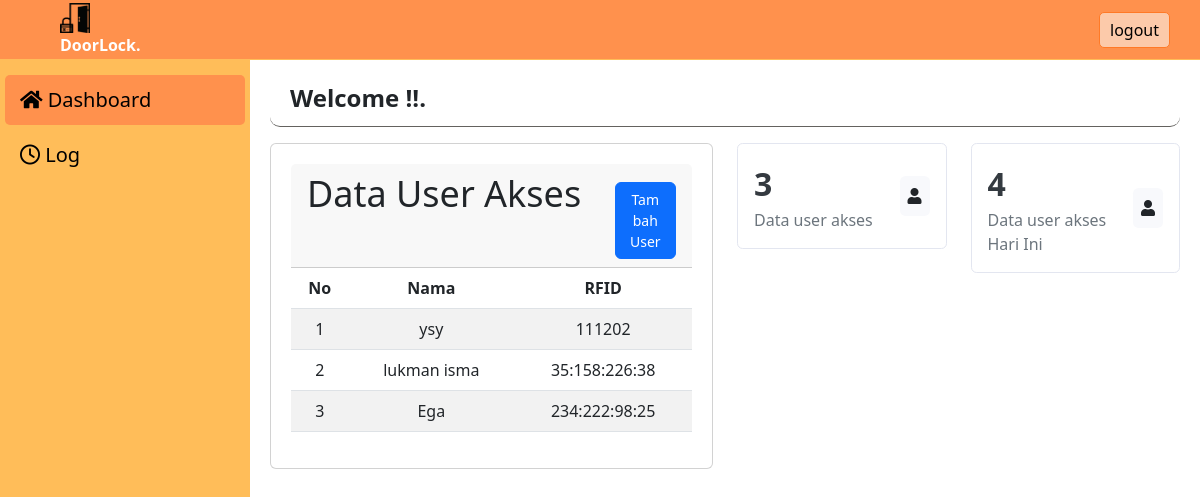
The page /home on the database its author committed.
### tables this page shows
CREATE TABLE `user` (
  `id` int(11) NOT NULL,
  `rfid_id` varchar(20) NOT NULL,
  `nama` varchar(255) NOT NULL,
  `created_At` timestamp NOT NULL DEFAULT current_timestamp(),
  `updated_At` timestamp NULL DEFAULT NULL ON UPDATE current_timestamp()
);

### application/controllers/Dashboard.php (called while the page is built, shortened)
<?php
class Dashboard extends CI_Controller
{
	public function __construct()
	{
		$this->load->model('M_Dashboard');
	}
	public function index()
	{
		$data = [
			'title' => 'Dashboard',
			'dataUser' => $this->universal->getMulti('', 'user'),
			'dataAksesHariIni' => $this->universal->getMulti(['tanggal' => date('Y-d-m')], 'log'),
		];
		$this->load->view('content/dashboard', $data);
	}
}

### index.php (called while the page is built, shortened)
<?php
require_once BASEPATH.'core/CodeIgniter.php';

### application/models/M_Universal.php (called while the page is built, shortened)
<?php
class M_Universal extends CI_Model
{
	public function getMulti($where, $tabel)
	{
		if (!empty($where)) {
			$this->db->where($where);
		}
		$data = $this->db->get($tabel)->result();
		return $data;
	}
}

### application/views/content/dashboard.php (the view, shortened to what this page needs)
<!DOCTYPE html>
<html lang="en">
<head>
	<link rel="stylesheet" href="<?php echo base_url(); ?>/assets/css/style.css">
	<link rel="stylesheet" href="https://cdnjs.cloudflare.com/ajax/libs/twitter-bootstrap/5.3.0/css/bootstrap.min.css">
	<link rel="stylesheet" href="https://cdn.datatables.net/2.1.8/css/dataTables.bootstrap5.css">
	<script src="https://cdn.tailwindcss.com"></script>
	<link rel="stylesheet" href="https://cdnjs.cloudflare.com/ajax/libs/font-awesome/5.15.4/css/all.min.css">
</head>
<body>
	<div class="header">
		<a href="" class="logo"> <img src="<?php echo base_url(); ?>/assets/img/logo_doorlock.png" class="img-circle" width="30"> <b> DoorLock. </b></a>
		<button> <a href="<?php echo base_url("auth/logoutProcess"); ?>"> logout </a></button>
	</div>
	<div class="sidebar">
		<a href="home" class="<?php if ($this->uri->segment(1) == 'home') echo 'active_menu'; ?>"> <i class="fa fa-house"> </i> Dashboard</a>
		<a href="log" class="<?php if ($this->uri->segment(1) == 'log') echo 'active_menu'; ?>"> <i class="fa-regular fa-clock"> </i> Log</a>
	</div>
	<div class="content">
		<div class="header-content mb-3">
			<div class="welcome"> Welcome <span> <?php echo $this->session->userdata('username'); ?> </span> !!.</div>
		</div>
		<div class="row">
			<div class="col">
				<div class="card">
					<div class="card-header d-inline-flex">
						<div class="col text-start">
							<h2> Data User Akses </h2>
						</div>
						<div class="col col-2 text-end">
							<a href="<?php echo base_url("/reg_id"); ?>" class="text-center text-white btn btn-primary"> Tambah User </a>
						</div>
					</div>
					<table id="table" class="table table-striped" style="width:100%">
						<thead>
							<tr>
								<th> No </th>
								<th> Nama </th>
								<th> RFID </th>
							</tr>
						</thead>
						<tbody>
							<?php
							$i = 1;
							foreach ($dataUser as $d) { ?> <tr>
									<td> <?php echo $i++; ?> </td>
									<td> <?php echo $d->nama; ?> </td>
									<td> <?php echo $d->rfid_id; ?> </td>
								</tr>
							<?php } ?>
						</tbody>
					</table>
				</div>
			</div>
			<div class="col">
				<div class="row mb-3">
					<div class="col">
						<div class="card-custom">
							<div class="card-body">
								<div class="info">
									<div class="number" id="userAkses">
										<?php echo count($dataUser) ?> </div>
									<div class="label">
										Data user akses </div>
								</div>
								<div class="icon">
									<i class="fa fa-user"> </i>
								</div>
							</div>
						</div>
					</div>
					<div class="col">
						<div class="card-custom">
							<div class="card-body">
								<div class="info">
									<div class="number" id="dataAksesHariIni">
										<?php echo count($dataAksesHariIni) ?> </div>
									<div class="label">
										Data user akses Hari Ini </div>
								</div>
								<div class="icon">
									<i class="fa fa-user"> </i>
								</div>
							</div>
						</div>
					</div>
				</div>
			</div>
		</div>
	</div>
</body>
</html>

### assets/css/style.css (style rules this page uses)
body { font-family: 'Arial', sans-serif; margin: 0; padding: 0; background-color: #f8f9fa; }
.header, .footer { min-height: 60px; padding: 0 10px; }
.header { position: fixed; left: 0; right: 0; z-index: 1002; display: flex; background: #ff914d; border-bottom: 1px solid #ffbd59; align-items: center; justify-content: space-between; }
.header button { background-color: rgb(252, 202, 170); border: 1px solid rgb(255, 122, 39); border-radius: 5px; padding: 5px 10px; cursor: pointer; margin-right: 20px; }
.header button a { text-align: center; color: #000; text-decoration: none; text-align: center; }
.logo { text-decoration: none; text-align: center; color: #fff; text: 20px; padding-left: 50px; }
.sidebar { width: 250px; background-color: #ffbd59; color: #ffffff; position: fixed; height: 100%; padding-top: 70px; }
.sidebar a { padding: 10px 15px; text-decoration: none; font-size: 20px; color: #000; display: block; border-radius: 5px; margin: 5px; }
.active_menu { color: #ffffff; background-color: #ff914d; }
.content { margin-left: 250px; padding: 20px; padding-top: 70px; }
.header-content { display: flex; justify-content: space-between; align-items: center; background-color: #fff; padding: 10px 20px; border-bottom: 1px solid rgb(100, 98, 95); border-radius: 10px; }
.header-content .welcome { font-size: 24px; font-weight: bold; }
.card { background-color: #fff; border: 1px solid #dee2e6; border-radius: 5px; padding: 20px; flex: 1; min-width: 200px; text-align: center; }
.card h2 { font-size: 36px; margin: 0; }
.card a { display: block; margin-top: 10px; font-size: 14px; color: #17a2b8; text-decoration: none; }

### application/views/content/dashboard.php (style rules this page uses)
.card-custom { border: 1px solid #e3e6f0; border-radius: 0.35rem; padding: 1rem; background-color: #ffffff; }
.card-custom .card-body { display: flex; justify-content: space-between; align-items: center; }
.card-custom .card-body .info { text-align: left; }
.card-custom .card-body .info .number { font-size: 2rem; font-weight: bold; color: #343a40; }
.card-custom .card-body .info .label { color: #6c757d; }
.card-custom .card-body .icon { background-color: #f8f9fc; border-radius: 0.35rem; padding: 0.5rem; }

### rows shown on the page
user: nama "ysy", rfid "111202"
user: nama "lukman isma", rfid "35:158:226:38"
user: nama "Ega", rfid "234:222:98:25"

### other values the page prints
count($dataUser) "3"
count($dataAksesHariIni) "4"
